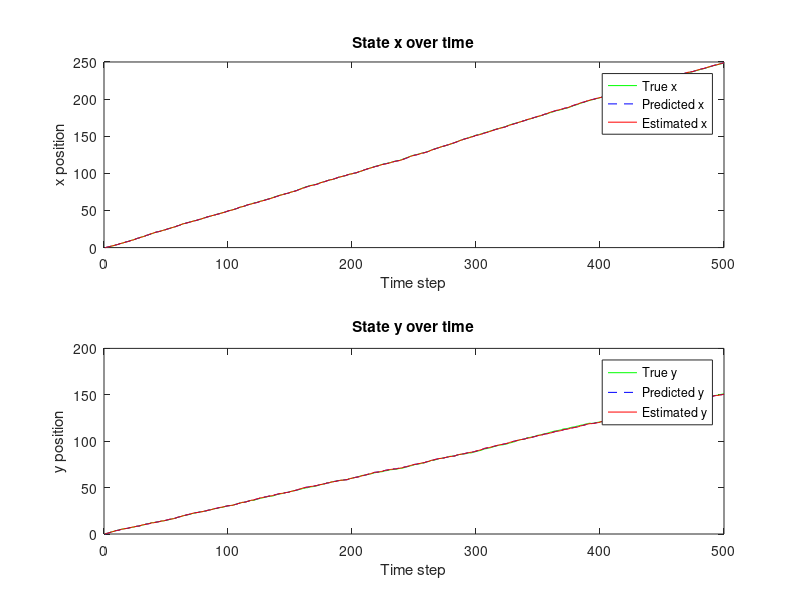
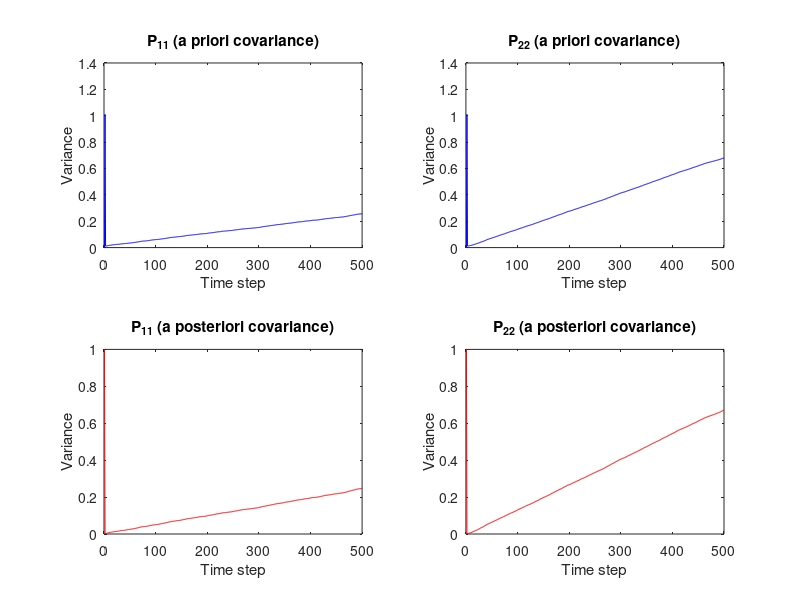

Source code (MATLAB) for these figures, in order:
% Parameters
dt = 1; % time step
T = 500; % total time steps

% Noise covariances
Q = 0.01 * eye(2); % process noise covariance
R = diag([0.05^2, (deg2rad(2))^2]); % measurement noise covariance (distance and angle)

% Initial state and covariance
x_true = zeros(2, T);
x_est = zeros(2, T);
P = zeros(2, 2, T);

x_est(:,1) = [0; 0];
P(:,:,1) = eye(2);

% Control inputs (example: move diagonally with some variation)
u = repmat([0.5; 0.3], 1, T) + 0.1*randn(2, T);

% Storage for predicted states and covariances
x_pred = zeros(2, T);
P_pred = zeros(2, 2, T);

% Simulate true robot motion
for k = 2:T
    w = mvnrnd([0 0], Q)';
    x_true(:,k) = x_true(:,k-1) + u(:,k-1) + w;
end

% EKF loop
for k = 2:T
    % Prediction
    x_pred(:,k) = x_est(:,k-1) + u(:,k-1);
    P_pred(:,:,k) = P(:,:,k-1) + Q;
    
    % Measurement simulation
    d = norm(x_true(:,k));
    alpha = atan2(x_true(2,k), x_true(1,k));
    v = mvnrnd([0 0], R)';
    z = [d; alpha] + v;
    
    % Compute Jacobian H
    px = x_pred(1,k);
    py = x_pred(2,k);
    dist = sqrt(px^2 + py^2);
    if dist < 1e-4
        dist = 1e-4; % avoid division by zero
    end
    H = [px/dist, py/dist;
        -py/(dist^2), px/(dist^2)];
    
    % Innovation
    h_x = [dist; atan2(py, px)];
    y = z - h_x;
    % Normalize angle difference to [-pi, pi]
    y(2) = mod(y(2) + pi, 2*pi) - pi;
    
    % Innovation covariance
    S = H * P_pred(:,:,k) * H' + R;
    
    % Kalman gain
    K = P_pred(:,:,k) * H' / S;
    
    % Update
    x_est(:,k) = x_pred(:,k) + K * y;
    P(:,:,k) = (eye(2) - K * H) * P_pred(:,:,k);
end

% Plot results
time = 1:T;

figure;
subplot(2,1,1);
plot(time, x_true(1,:), 'g-', time, x_pred(1,:), 'b--', time, x_est(1,:), 'r-');
legend('True x', 'Predicted x', 'Estimated x');
xlabel('Time step');
ylabel('x position');
title('State x over time');

subplot(2,1,2);
plot(time, x_true(2,:), 'g-', time, x_pred(2,:), 'b--', time, x_est(2,:), 'r-');
legend('True y', 'Predicted y', 'Estimated y');
xlabel('Time step');
ylabel('y position');
title('State y over time');

figure;
subplot(2,2,1);
plot(time, squeeze(P_pred(1,1,:)), 'b-');
title('P_{11} (a priori covariance)');
xlabel('Time step');
ylabel('Variance');

subplot(2,2,2);
plot(time, squeeze(P_pred(2,2,:)), 'b-');
title('P_{22} (a priori covariance)');
xlabel('Time step');
ylabel('Variance');

subplot(2,2,3);
plot(time, squeeze(P(1,1,:)), 'r-');
title('P_{11} (a posteriori covariance)');
xlabel('Time step');
ylabel('Variance');

subplot(2,2,4);
plot(time, squeeze(P(2,2,:)), 'r-');
title('P_{22} (a posteriori covariance)');
xlabel('Time step');
ylabel('Variance');